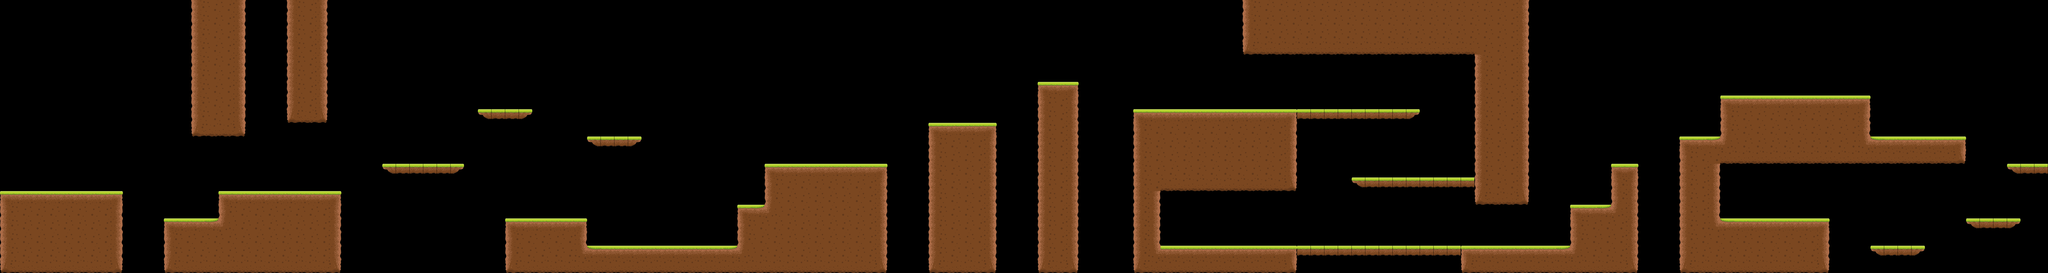

The image is a tile-based game level rendered from a .tmx file. Its description and source (layers, tilesets, objects; grid data summarised) follow:
An orthogonal 150x20 tile map with 64x64 px tiles, 1 tile layer (Tile Layer 1), 2 tilesets and 37 objects (20x coin, 8x enemy1, 3x boot2, 2x boot1, player, ...).

<map version="1.0" tiledversion="1.0.3" orientation="orthogonal" renderorder="right-down" width="150" height="20" tilewidth="64" tileheight="64" nextobjectid="56">
 <tileset firstgid="1" name="tile_set1" tilewidth="64" tileheight="64" tilecount="20" columns="10">
  <image source="tile_set1.png" width="640" height="128" />
 </tileset>
 <tileset firstgid="21" name="mark1" tilewidth="64" tileheight="64" tilecount="20" columns="10">
  <image source="mark1.png" width="640" height="128" />
 </tileset>
 <layer name="Tile Layer 1" width="150" height="20">
  <data>[3000 cells, 881 non-empty, 16 distinct tile ids]</data>
 </layer>
 <objectgroup name="object">
  <object id="1" name="pralor" type="player" gid="27" x="124" y="892" width="64" height="64" />
  <object id="2" name="goal" type="goal" gid="32" x="8068" y="1028" width="64" height="64" />
  <object id="3" name="coin1" type="coin" gid="21" x="2750" y="636" width="64" height="64" />
  <object id="5" name="coin2" type="coin" gid="21" x="2818" y="636" width="64" height="64" />
  <object id="11" name="coin3" type="coin" gid="21" x="2884" y="638" width="64" height="64" />
  <object id="14" name="coin4" type="coin" gid="21" x="2950" y="636" width="64" height="64" />
  <object id="16" name="coin5" type="coin" gid="21" x="1352" y="834" width="64" height="64" />
  <object id="19" name="coin6" type="coin" gid="21" x="1280" y="834" width="64" height="64" />
  <object id="20" name="coin7" type="coin" gid="21" x="5512" y="1154" width="64" height="64" />
  <object id="21" name="coin8" type="coin" gid="21" x="5578" y="1152" width="64" height="64" />
  <object id="22" name="coin9" type="coin" gid="21" x="5644" y="1152" width="64" height="64" />
  <object id="23" name="coin10" type="coin" gid="21" x="7558" y="762" width="64" height="64" />
  <object id="24" name="coin11" type="coin" gid="21" x="7616" y="760" width="64" height="64" />
  <object id="26" name="coin13" type="coin" gid="21" x="8194" y="1024" width="64" height="64" />
  <object id="27" name="coin14" type="coin" gid="21" x="8262" y="1024" width="64" height="64" />
  <object id="30" name="coin15" type="coin" gid="21" x="8326" y="1022" width="64" height="64" />
  <object id="31" name="enemy7" type="enemy1" gid="23" x="9026" y="638" width="64" height="64" />
  <object id="32" name="enemy6" type="enemy1" gid="23" x="8324" y="446" width="64" height="64" />
  <object id="33" name="enemy1" type="enemy1" gid="23" x="1206" y="894" width="64" height="64" />
  <object id="36" name="enemy2" type="enemy1" gid="23" x="2048" y="768" width="64" height="64" />
  <object id="37" name="enemy3" type="enemy1" gid="23" x="3842" y="766" width="64" height="64" />
  <object id="38" name="enemy4" type="enemy1" gid="23" x="5570" y="518" width="64" height="64" />
  <object id="39" name="enemy5" type="enemy1" gid="23" x="5950" y="1154" width="64" height="64" />
  <object id="40" name="enemy8" type="enemy1" gid="23" x="4550" y="580" width="64" height="64" />
  <object id="41" name="heal" type="boot2" gid="25" x="2498" y="1022" width="64" height="64" />
  <object id="42" name="perf1" type="boot1" gid="31" x="2366" y="512" width="64" height="64" />
  <object id="43" name="heal2" type="boot2" gid="25" x="4930" y="386" width="64" height="64" />
  <object id="44" name="moreheal" type="boot3" gid="28" x="5440" y="1158" width="64" height="64" />
  <object id="46" name="perf2" type="boot1" gid="31" x="5702" y="1150" width="64" height="64" />
  <object id="47" name="poison" type="poison" gid="29" x="5762" y="508" width="64" height="64" />
  <object id="48" name="heal3" type="boot2" gid="25" x="9538" y="762" width="64" height="64" />
  <object id="49" name="coin12" type="coin" gid="21" x="9468" y="762" width="64" height="64" />
  <object id="50" name="coin16" type="coin" gid="21" x="2568" y="1026" width="64" height="64" />
  <object id="51" name="coin17" type="coin" gid="21" x="8392" y="1022" width="64" height="64" />
  <object id="52" name="coin18" type="coin" gid="21" x="8458" y="1020" width="64" height="64" />
  <object id="53" name="coin19" type="coin" gid="21" x="8830" y="1152" width="64" height="64" />
  <object id="54" name="coin20" type="coin" gid="21" x="8900" y="1150" width="64" height="64" />
 </objectgroup>
</map>